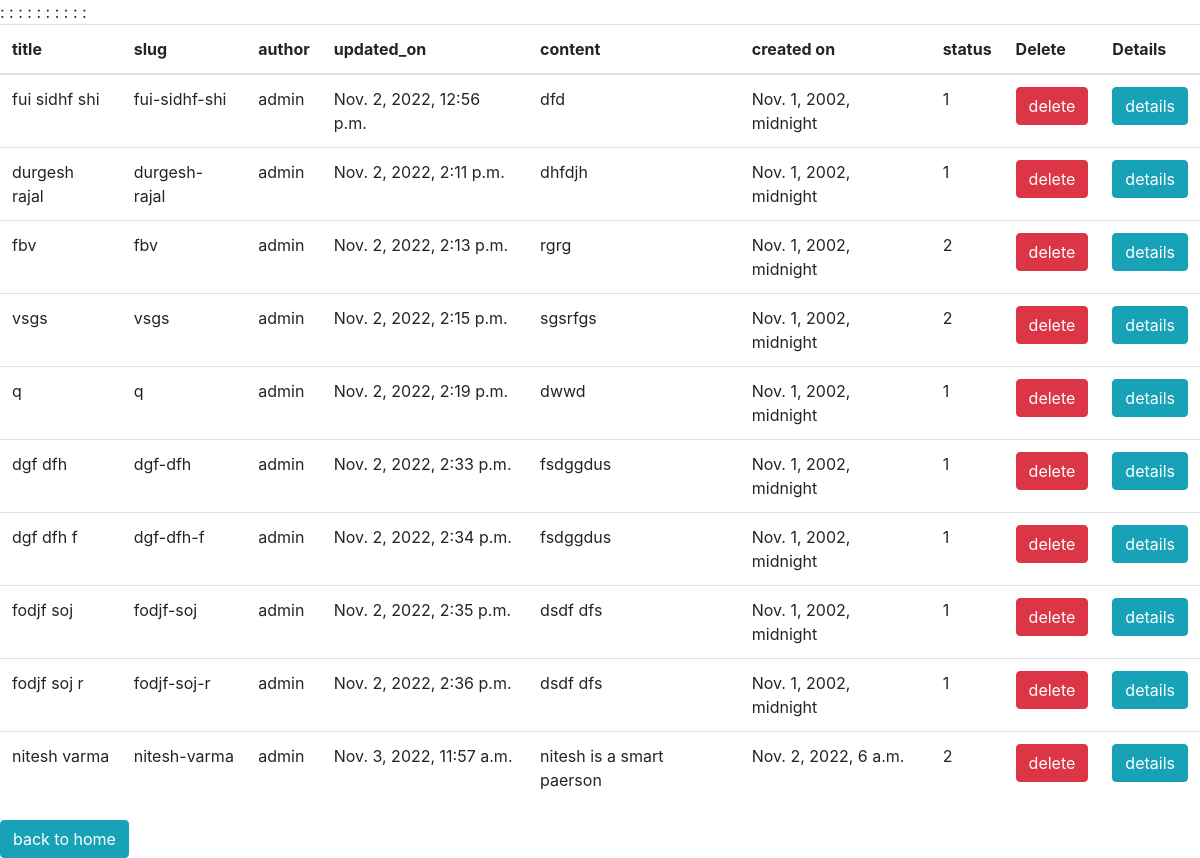
/blogapp/table/, run on the app's committed database.
### blogapp/models.py (models this page shows, shortened)
class BlogApplicationCreationModel(models.Model):
    title = models.CharField(max_length=100, unique= True)
    slug = models.SlugField('slug', unique= True, )
    author = models.ForeignKey(User, on_delete=models.CASCADE, null=True, blank=True)
    updated_on = models.DateTimeField(auto_now = True)
    content= models.TextField()
    created_on = models.DateTimeField()
    STATUS_CHOICES = (
        ('1', 'Draft'),
        ('2', 'Publish'),
    )
    status = models.CharField(max_length=100, choices = STATUS_CHOICES, default = '1')

### blogapp/views.py (the view)
# urls.py: path('table/', views.tabledata, name = 'table'),
def tabledata(request):
    fm =  BlogApplicationCreationModel.objects.all()
    return render(request, 'index.html', {'form':fm})

### blogapp/templates/index.html (shortened to what this page needs)
<!DOCTYPE html>
<html lang="en">
<head>
    <link rel="stylesheet" href="https://cdn.jsdelivr.net/npm/bootstrap@4.6.2/dist/css/bootstrap.min.css">
</head>
<body>
    <table class="table">
       <thead>
            <tr>
                <th>title</th>
                <th>slug</th>
                <th>author</th>
                <th>updated_on</th>
                <th>content</th>
                <th>created on</th>
                <th>status</th>
                <th>Delete</th>
                <th>Details</th>
            </tr>
        </thead>
        <tbody>
        <form action="", method='POST'>
                {% for i in form %}:
                <tr>
                    <td>{{i.title}}</td>
                    <td>{{i.slug }}</td>
                    <td>{{i.author}}</td>
                    <td>{{i.updated_on}}</td>
                    <td>{{i.content}}</td>
                    <td>{{i.created_on}}</td>
                    <td>{{i.status}}</td>
                     <td>
                        <a href="{% url 'delete' i.slug %}" class="btn btn-md btn-danger" onclick="if(!confirm('are you sure? you want to delete this data.?')){return false;}">
                            delete
                        </a>
                    </td>
                    <td>
                        <a href="{% url 'display' i.slug %}" class="btn btn-md btn-info">
                            details
                        </a>
                    </td>
                </tr>
                {% endfor %}
        </form>
        </tbody>
    </table>
    <a href="{% url 'addnewblog' %}" class="btn btn-md btn-info">
        back to home
    </a>
</body>
</html>

### data on the page
BlogApplicationCreationModel: title "fui sidhf shi", slug "fui-sidhf-shi", author "admin", updated_on "Nov. 2, 2022, 12:56 p.m.", content "dfd", created_on "Nov. 1, 2002, midnight", status "1"
BlogApplicationCreationModel: title "durgesh rajal", slug "durgesh-rajal", author "admin", updated_on "Nov. 2, 2022, 2:11 p.m.", content "dhfdjh", created_on "Nov. 1, 2002, midnight", status "1"
BlogApplicationCreationModel: title "fbv", slug "fbv", author "admin", updated_on "Nov. 2, 2022, 2:13 p.m.", content "rgrg", created_on "Nov. 1, 2002, midnight", status "2"
BlogApplicationCreationModel: title "vsgs", slug "vsgs", author "admin", updated_on "Nov. 2, 2022, 2:15 p.m.", content "sgsrfgs", created_on "Nov. 1, 2002, midnight", status "2"
BlogApplicationCreationModel: title "q", slug "q", author "admin", updated_on "Nov. 2, 2022, 2:19 p.m.", content "dwwd", created_on "Nov. 1, 2002, midnight", status "1"
BlogApplicationCreationModel: title "dgf dfh", slug "dgf-dfh", author "admin", updated_on "Nov. 2, 2022, 2:33 p.m.", content "fsdggdus", created_on "Nov. 1, 2002, midnight", status "1"
BlogApplicationCreationModel: title "dgf dfh f", slug "dgf-dfh-f", author "admin", updated_on "Nov. 2, 2022, 2:34 p.m.", content "fsdggdus", created_on "Nov. 1, 2002, midnight", status "1"
BlogApplicationCreationModel: title "fodjf soj", slug "fodjf-soj", author "admin", updated_on "Nov. 2, 2022, 2:35 p.m.", content "dsdf dfs", created_on "Nov. 1, 2002, midnight", status "1"
BlogApplicationCreationModel: title "fodjf soj r", slug "fodjf-soj-r", author "admin", updated_on "Nov. 2, 2022, 2:36 p.m.", content "dsdf dfs", created_on "Nov. 1, 2002, midnight", status "1"
BlogApplicationCreationModel: title "nitesh varma", slug "nitesh-varma", author "admin", updated_on "Nov. 3, 2022, 11:57 a.m.", content "nitesh is a smart paerson", created_on "Nov. 2, 2022, 6 a.m.", status "2"
